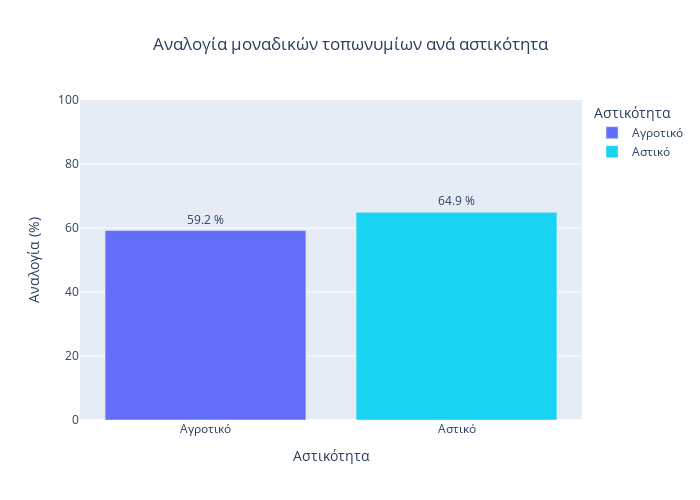

Notebook source saved alongside this figure:
### Markdown cell above
#### By edra type

### Code cell
# By astikotita
# Build temporary dataframe
temp_df = pd.DataFrame({'Αστικότητα': ['Αγροτικό', 'Αστικό'], 'Αναλογία (%)': [ua_df['prop'][0], ua_df['prop'][1]]})
display(temp_df)

fig = px.bar(
    temp_df,
    x = 'Αστικότητα',
    y = 'Αναλογία (%)',
    range_y = (0, 100),
    text = 'Αναλογία (%)',

    # Color
    color = 'Αστικότητα',
    color_discrete_sequence = [px.colors.qualitative.Plotly[0], px.colors.qualitative.Plotly[5]],

    # Format
    width= 700,
    height = 500,
    title = 'Αναλογία μοναδικών τοπωνυμίων ανά αστικότητα'
)

# Update text annotations
fig.update_layout(uniformtext_minsize=10, uniformtext_mode='hide')
fig.update_traces(texttemplate='%{text:.3s} %', textposition='outside')

# Center title
fig.update_layout(title_x = 0.5)

fig.show()

# Save image 
fig.write_image("imgs/Ελληνικά/Αναλογία μοναδικών τοπωνυμίων - Αστικότητα.png")

### Figure 1 — Plotly figure (JSON) as saved in the notebook; plotly's stock layout.template omitted (floating-point values rounded to 4 significant figures)
{"data": [{"alignmentgroup": "True", "hovertemplate": "Αστικότητα=%{x}<br>Αναλογία (%)=%{text}<extra></extra>", "legendgroup": "Αγροτικό", "marker": {"color": "#636EFA", "pattern": {"shape": ""}}, "name": "Αγροτικό", "offsetgroup": "Αγροτικό", "orientation": "v", "showlegend": true, "text": [59.21], "textposition": "outside", "texttemplate": "%{text:.3s} %", "type": "bar", "x": ["Αγροτικό"], "xaxis": "x", "y": [59.21], "yaxis": "y"}, {"alignmentgroup": "True", "hovertemplate": "Αστικότητα=%{x}<br>Αναλογία (%)=%{text}<extra></extra>", "legendgroup": "Αστικό", "marker": {"color": "#19D3F3", "pattern": {"shape": ""}}, "name": "Αστικό", "offsetgroup": "Αστικό", "orientation": "v", "showlegend": true, "text": [64.89], "textposition": "outside", "texttemplate": "%{text:.3s} %", "type": "bar", "x": ["Αστικό"], "xaxis": "x", "y": [64.89], "yaxis": "y"}], "layout": {"barmode": "relative", "height": 500, "legend": {"title": {"text": "Αστικότητα"}, "tracegroupgap": 0}, "title": {"text": "Αναλογία μοναδικών τοπωνυμίων ανά αστικότητα", "x": 0.5}, "uniformtext": {"minsize": 10, "mode": "hide"}, "width": 700, "xaxis": {"anchor": "y", "categoryarray": ["Αγροτικό", "Αστικό"], "categoryorder": "array", "domain": [0, 1], "title": {"text": "Αστικότητα"}}, "yaxis": {"anchor": "x", "domain": [0, 1], "range": [0, 100], "title": {"text": "Αναλογία (%)"}}}}
